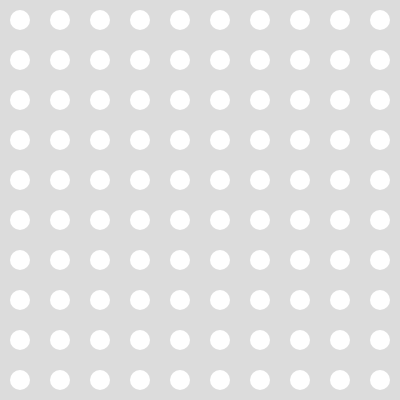
Frame 1 (no input)
Frame 60 (no input): identical to frame 1, image omitted
Frame 120 (the mouse pressed at the canvas centre since frame 60): identical to frame 1, image omitted

The p5.js sketch that drew this single still picture (run headless with seeded random() and noise() and a simulated clock; from frame 60 on, the mouse is pressed at the canvas centre):

// p5.js sketch
// ── sketch.js
let rows = 10;
let cols = 10;
var grid = new Array(cols);
let w, h;

function Cell(i ,j) {
  this.x = i;
  this.y = j;
  this.neighbors = [];
  this.isActive = false;
  this.activeNeighbors = [];
  this.visited = false;

  this.show = function(c) {
    fill(c);
    noStroke();
    ellipse(this.x * w + (w/2), this.y * h + (h/2), w/2)
  }
  
  this.pressed = function() {
    var d = dist(mouseX, mouseY, this.x * w + (w / 2), this.y * h + (h / 2))
    if (d < w / 2) {
      this.show("green");
      this.isActive = true;
      cycleDetection(this);
      
    }
  }

  this.addNeighbors = function() {
    var x = this.x;
    var y = this.y;
    if (x < cols - 1) {
      this.neighbors.push(grid[x + 1][y]);
    }
    if (x > 0) {
      this.neighbors.push(grid[x - 1][y]);
    }
    if (y < rows - 1) {
      this.neighbors.push(grid[x][y + 1]);
    }
    if (y > 0) {
      this.neighbors.push(grid[x][y - 1]);
    }
    if (x > 0 && y > 0) {
      this.neighbors.push(grid[x - 1][y - 1]);
    }
    if (x < cols - 1 && y > 0) {
      this.neighbors.push(grid[x + 1][y - 1]);
    }
    if (x > 0 && y < rows - 1) {
      this.neighbors.push(grid[x - 1][y + 1]);
    }
    if (x < cols - 1 && y < rows - 1) {
      this.neighbors.push(grid[x + 1][y + 1]);
    }
  }

  this.addActiveNeighbors = function() {
    for (let i = 0; i < this.neighbors.length; i++) {
      if (this.neighbors[i].isActive) {
        if (!this.activeNeighbors.includes(this.neighbors[i])) {
          this.activeNeighbors.push(this.neighbors[i]);
        }
        // print(this.neighbors[i].x + this.neighbors[i].y + "ACTIVE") 
      } else {
        // print(this.neighbors[i].x + this.neighbors[i].y + "NOT ACTIVE")
      }
    }
  }
}

function cycleDetection(cell) {
  var stack = [];
  var path = [];
  stack.push(cell);
  while (stack.length > 0) {
      var v = stack.pop();
      if (!v.visited) {
        path.push(v);
        v.visited = true;
        // print(v.neighbors)
        for (let i = 0; i < v.activeNeighbors.length; i++) {
          stack.push(v.activeNeighbors[i]);
          v.activeNeighbors[i].show("red"); 
          var p = path[1]
          if (path.includes(cell.activeNeighbors[i])) {
            if (cell.activeNeighbors[i] === p) {
              print("NO VALID")
            } else {
              print("CYCLE DETECTED")
              for (let v = 0; v < path.length; v++) {
                path[v].show("blue")
              }
            }
          }
        }
      }
    }
  for (let v = 0; v < path.length; v++) {
    path[v].visited = false;
  }
  print("path:")
  print(path);
}

function setup() {
  createCanvas(400, 400);
  background(220);

  w = width / cols;
  h = height / rows;

  for(let x = 0; x < cols; x++) {
    grid[x] = new Array(rows);
    for(let y = 0; y < rows; y++) {
      grid[x][y] = new Cell(x, y);
    }
  }

  for(let x = 0; x < cols; x++) {
    for(let y = 0; y < rows; y++) {
      grid[x][y].addNeighbors();
    }
  }

  for(let x = 0; x < cols; x++) {
    for(let y = 0; y < rows; y++) {
      grid[x][y].show(255);
    }
  }
}

function mousePressed() {
  for(let x = 0; x < cols; x++) {
    for(let y = 0; y < rows; y++) {
      grid[x][y].addActiveNeighbors();
      grid[x][y].pressed();
      // cycleDetection(grid[x][y])
    }
  }
}

function draw() {
  
}
